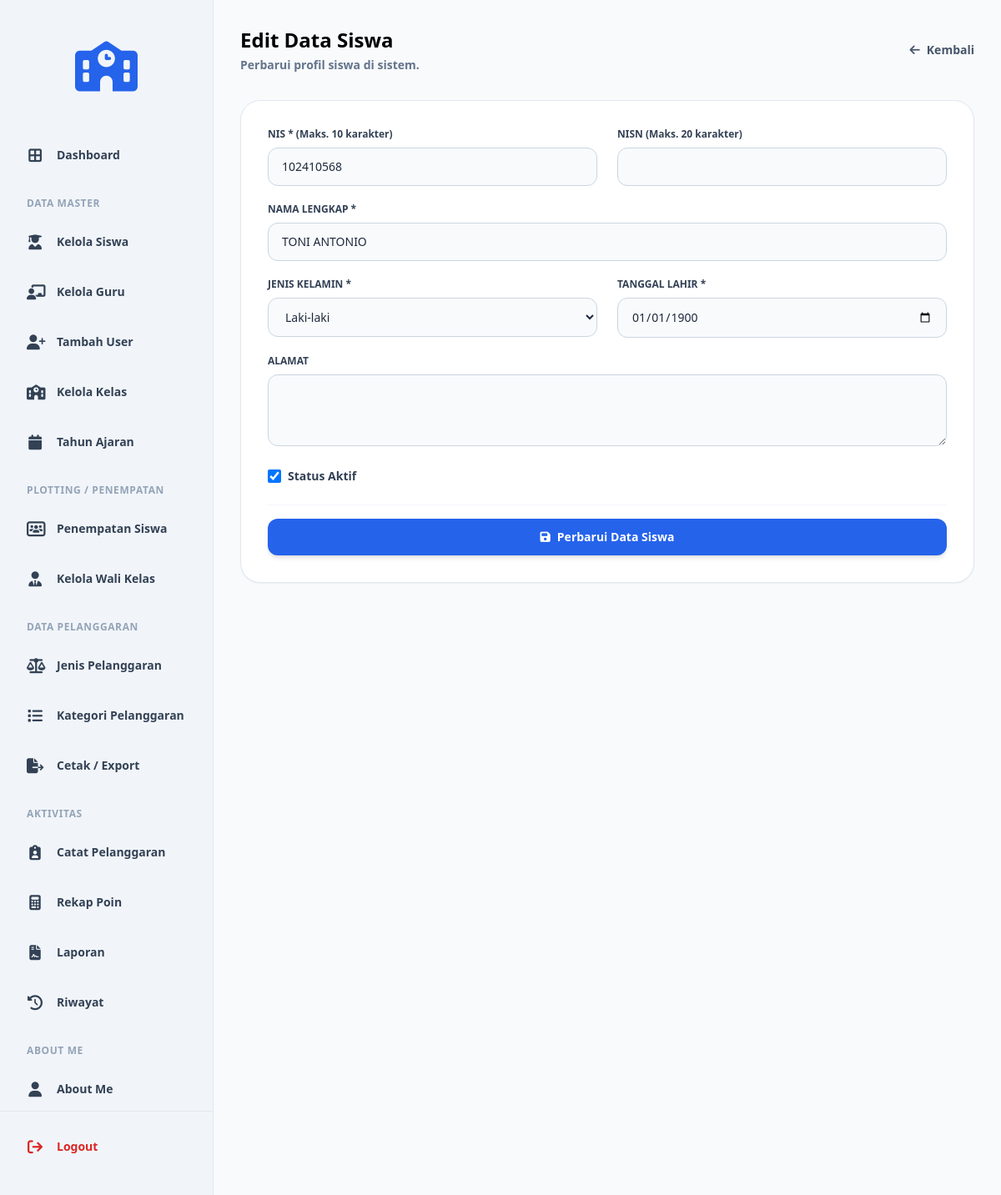
Screenshot of /edit_siswa.php?id=150 (signed in) with the database file from the repository.
### tables this page shows
CREATE TABLE `t_siswa` (
  `id` int(11) NOT NULL,
  `nis` varchar(20) DEFAULT NULL,
  `nisn` varchar(20) DEFAULT NULL,
  `nama` varchar(150) DEFAULT NULL,
  `jenis_kelamin` varchar(4) NOT NULL,
  `tanggal_lahir` date NOT NULL,
  `alamat` text NOT NULL,
  `status_aktif` tinyint(1) NOT NULL,
  `created_at` timestamp NOT NULL DEFAULT current_timestamp(),
  `updated_at` timestamp NOT NULL DEFAULT current_timestamp()
);

### edit_siswa.php (the view, shortened to what this page needs)
<?php
include 'config/koneksi.php';
$id = $_GET['id'] ?? null;
$query_data = mysqli_query($koneksi, "SELECT * FROM t_siswa WHERE id = '$id'");
$data = mysqli_fetch_assoc($query_data);
?>
<!DOCTYPE html>
<html lang="id">
<head>
    <?php include 'layouts/head.php'; ?>
</head>
<body class="bg-slate-50 text-slate-800 font-sans min-h-screen flex">
    <?php include 'layouts/sidebar.php'; ?>
    <main class="flex-1 p-8 bg-slate-50 overflow-y-auto">
        <div class="flex justify-between items-center mb-8 max-w-4xl mx-auto">
            <div>
                <h1 class="text-2xl font-bold text-black">Edit Data Siswa</h1>
                <p class="text-sm font-bold text-slate-500 mt-1">Perbarui profil siswa di sistem.</p>
            </div>
            <a href="kelola_siswa.php" class="text-slate-600 hover:text-black font-bold text-sm flex items-center gap-2">
                <i class="fa-solid fa-arrow-left"></i> Kembali
            </a>
        </div>
        <div class="max-w-4xl mx-auto bg-white p-8 rounded-[1.5rem] shadow-sm border border-slate-200">
            <form method="POST" action="">
                <div class="grid grid-cols-2 gap-6 mb-5">
                    <div>
                        <label class="block text-xs font-bold text-slate-700 mb-2">NIS * (Maks. 10 karakter)</label>
                        <input type="text" name="nis" minlength="9" maxlength="10" value="<?php echo htmlspecialchars($data['nis']); ?>" required class="w-full border border-slate-300 px-4 py-3 rounded-xl text-sm focus:border-blue-600 focus:outline-none bg-slate-50">
                    </div>
                    <div>
                        <label class="block text-xs font-bold text-slate-700 mb-2">NISN (Maks. 20 karakter)</label>
                        <input type="text" name="nisn" maxlength="20" value="<?php echo htmlspecialchars($data['nisn']); ?>" class="w-full border border-slate-300 px-4 py-3 rounded-xl text-sm focus:border-blue-600 focus:outline-none bg-slate-50">
                    </div>
                </div>
                <div class="mb-5">
                    <label class="block text-xs font-bold text-slate-700 mb-2">NAMA LENGKAP *</label>
                    <input type="text" name="nama" value="<?php echo htmlspecialchars($data['nama']); ?>" required class="w-full border border-slate-300 px-4 py-3 rounded-xl text-sm focus:border-blue-600 focus:outline-none bg-slate-50">
                </div>
                <div class="grid grid-cols-2 gap-6 mb-5">
                    <div>
                        <label class="block text-xs font-bold text-slate-700 mb-2">JENIS KELAMIN *</label>
                        <select name="jenis_kelamin" required class="w-full border border-slate-300 px-4 py-3 rounded-xl text-sm focus:border-blue-600 focus:outline-none bg-slate-50">
                            <option value="L" <?php echo $data['jenis_kelamin'] == 'L' ? 'selected' : ''; ?>>Laki-laki</option>
                        </select>
                    </div>
                    <div>
                        <label class="block text-xs font-bold text-slate-700 mb-2">TANGGAL LAHIR *</label>
                        <input type="date" name="tanggal_lahir" value="<?php echo $data['tanggal_lahir']; ?>" required class="w-full border border-slate-300 px-4 py-3 rounded-xl text-sm focus:border-blue-600 focus:outline-none bg-slate-50">
                    </div>
                </div>
                <div class="mb-5">
                    <label class="block text-xs font-bold text-slate-700 mb-2">ALAMAT</label>
                    <textarea name="alamat" rows="3" class="w-full border border-slate-300 px-4 py-3 rounded-xl text-sm focus:border-blue-600 focus:outline-none bg-slate-50"><?php echo htmlspecialchars($data['alamat']); ?></textarea>
                </div>
                <div class="flex items-center gap-2 mb-6 mt-2">
                    <input type="checkbox" name="status_aktif" value="1" <?php echo $data['status_aktif'] == 1 ? 'checked' : ''; ?> class="w-4 h-4 text-blue-600 bg-slate-100 border-slate-300 rounded focus:ring-blue-500">
                    <label class="text-sm font-bold text-slate-700">Status Aktif</label>
                </div>
                <div class="pt-4 border-t border-slate-100">
                    <button type="submit" class="w-full bg-blue-600 hover:bg-blue-700 text-white font-bold py-3 px-6 rounded-xl text-sm shadow-md transition flex items-center justify-center gap-2">
                        <i class="fa-solid fa-save"></i> Perbarui Data Siswa
                    </button>
                </div>
            </form>
        </div>
    </main>
</body>
</html>

### rows the page displays
t_siswa: nis "102410568", nama "TONI ANTONIO", jenis_kelamin "Laki-laki", tanggal_lahir "01/01/1900", status_aktif "☑"
